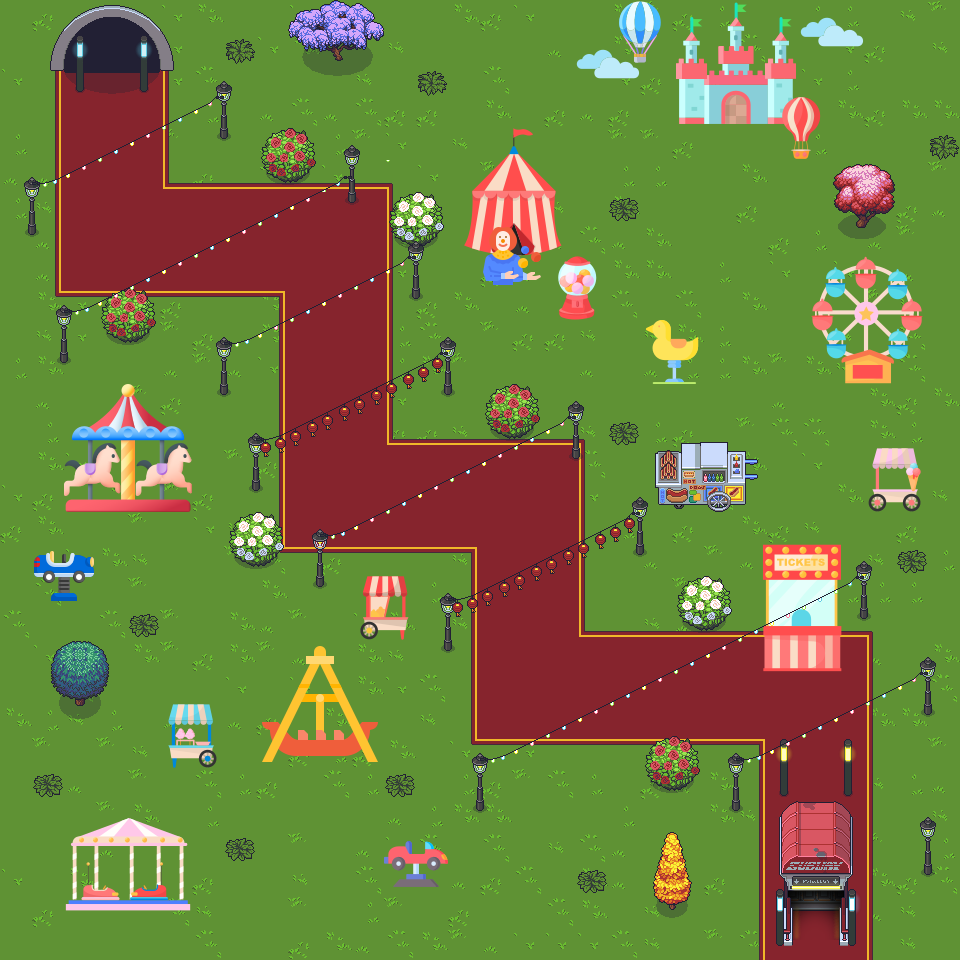

Rendered tile map (Tiled .tmx) drawn with the repository's tilesets; below, a short description and the map source with its tile grids summarised:
An orthogonal 30x30 tile map with 32x32 px tiles, 7 tile layers (잔디, 타일, 풀, 나무, ...), 21 tilesets.

<map version="1.10" tiledversion="1.10.2" orientation="orthogonal" renderorder="right-down" width="30" height="30" tilewidth="32" tileheight="32" infinite="0" nextlayerid="8" nextobjectid="1">
 <tileset firstgid="1" name="Floor2" tilewidth="32" tileheight="32" tilecount="8160" columns="60">
  <image source="../../Downloads/Floor2.png" width="1920" height="4352" />
 </tileset>
 <tileset firstgid="8161" name="Plants" tilewidth="32" tileheight="32" tilecount="920" columns="20">
  <image source="../../Downloads/Plants.png" width="640" height="1472" />
 </tileset>
 <tileset firstgid="9081" name="Exterior Decoration" tilewidth="32" tileheight="32" tilecount="5520" columns="40">
  <image source="../../Downloads/Exterior Decoration.png" width="1280" height="4416" />
 </tileset>
 <tileset firstgid="14601" name="free-icon-ferris-wheel-9288532" tilewidth="32" tileheight="32" tilecount="16" columns="4">
  <image source="../../Downloads/free-icon-ferris-wheel-9288532.png" width="128" height="128" />
 </tileset>
 <tileset firstgid="14617" name="free-icon-circus-tent-9288504" tilewidth="32" tileheight="32" tilecount="16" columns="4">
  <image source="../../Downloads/free-icon-circus-tent-9288504.png" width="128" height="128" />
 </tileset>
 <tileset firstgid="14633" name="free-icon-bumper-car-9288522" tilewidth="32" tileheight="32" tilecount="16" columns="4">
  <image source="../../Downloads/free-icon-bumper-car-9288522.png" width="128" height="128" />
 </tileset>
 <tileset firstgid="14649" name="free-icon-popcorn-cart-9288525 (1)" tilewidth="32" tileheight="32" tilecount="4" columns="2">
  <image source="../../Downloads/free-icon-popcorn-cart-9288525 (1).png" width="64" height="64" />
 </tileset>
 <tileset firstgid="14653" name="free-icon-carousel-14112538" tilewidth="32" tileheight="32" tilecount="16" columns="4">
  <image source="../../Downloads/free-icon-carousel-14112538.png" width="128" height="128" />
 </tileset>
 <tileset firstgid="14669" name="free-icon-castle-3125407" tilewidth="32" tileheight="32" tilecount="16" columns="4">
  <image source="../../Downloads/free-icon-castle-3125407.png" width="128" height="128" />
 </tileset>
 <tileset firstgid="14685" name="free-icon-hot-air-balloon-9288545 (1)" tilewidth="32" tileheight="32" tilecount="4" columns="2">
  <image source="../../Downloads/free-icon-hot-air-balloon-9288545 (1).png" width="64" height="64" />
 </tileset>
 <tileset firstgid="14689" name="free-icon-hot-air-balloon-3125441" tilewidth="32" tileheight="32" tilecount="4" columns="2">
  <image source="../../Downloads/free-icon-hot-air-balloon-3125441.png" width="64" height="64" />
 </tileset>
 <tileset firstgid="14693" name="free-icon-cloudy-2675848" tilewidth="32" tileheight="32" tilecount="4" columns="2">
  <image source="../../Downloads/free-icon-cloudy-2675848.png" width="64" height="64" />
 </tileset>
 <tileset firstgid="14697" name="free-icon-viking-ship-4244784" tilewidth="32" tileheight="32" tilecount="16" columns="4">
  <image source="../../Downloads/free-icon-viking-ship-4244784.png" width="128" height="128" />
 </tileset>
 <tileset firstgid="14713" name="free-icon-clown-4244707" tilewidth="32" tileheight="32" tilecount="4" columns="2">
  <image source="../../Downloads/free-icon-clown-4244707.png" width="64" height="64" />
 </tileset>
 <tileset firstgid="14717" name="free-icon-gumball-machine-9288535" tilewidth="32" tileheight="32" tilecount="4" columns="2">
  <image source="../../Downloads/free-icon-gumball-machine-9288535.png" width="64" height="64" />
 </tileset>
 <tileset firstgid="14721" name="free-icon-cotton-candy-9288542" tilewidth="32" tileheight="32" tilecount="4" columns="2">
  <image source="../../Downloads/free-icon-cotton-candy-9288542.png" width="64" height="64" />
 </tileset>
 <tileset firstgid="14725" name="free-icon-food-stall-9288515" tilewidth="32" tileheight="32" tilecount="4" columns="2">
  <image source="../../Downloads/free-icon-food-stall-9288515.png" width="64" height="64" />
 </tileset>
 <tileset firstgid="14729" name="free-icon-ticket-box-9288538" tilewidth="32" tileheight="32" tilecount="16" columns="4">
  <image source="../../Downloads/free-icon-ticket-box-9288538.png" width="128" height="128" />
 </tileset>
 <tileset firstgid="14745" name="free-icon-kiddie-ride-5331888" tilewidth="32" tileheight="32" tilecount="4" columns="2">
  <image source="../../Downloads/free-icon-kiddie-ride-5331888.png" width="64" height="64" />
 </tileset>
 <tileset firstgid="14749" name="free-icon-kiddie-ride-5727535 (1)" tilewidth="32" tileheight="32" tilecount="4" columns="2">
  <image source="../../Downloads/free-icon-kiddie-ride-5727535 (1).png" width="64" height="64" />
 </tileset>
 <tileset firstgid="14753" name="free-icon-kiddie-ride-8038824" tilewidth="32" tileheight="32" tilecount="4" columns="2">
  <image source="../../Downloads/free-icon-kiddie-ride-8038824.png" width="64" height="64" />
 </tileset>
 <layer id="1" name="잔디" width="30" height="30">
  <data>[900 cells, 900 non-empty, 16 distinct tile ids]</data>
 </layer>
 <layer id="5" name="타일" width="30" height="30">
  <data>[900 cells, 250 non-empty, 4 distinct tile ids]</data>
 </layer>
 <layer id="2" name="풀" width="30" height="30">
  <data>[900 cells, 24 non-empty, 15 distinct tile ids]</data>
 </layer>
 <layer id="7" name="나무" width="30" height="30">
  <data>[900 cells, 30 non-empty, 30 distinct tile ids]</data>
 </layer>
 <layer id="3" name="장식1" width="30" height="30">
  <data>[900 cells, 322 non-empty, 191 distinct tile ids]</data>
 </layer>
 <layer id="4" name="장식2" width="30" height="30">
  <data>[900 cells, 163 non-empty, 52 distinct tile ids]</data>
 </layer>
 <layer id="6" name="장식3" width="30" height="30">
  <data>[900 cells, 1 non-empty, 1 distinct tile ids]</data>
 </layer>
</map>
